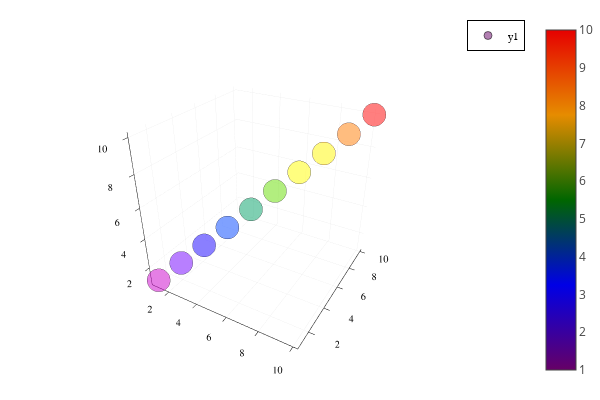

The cell this chart's notebook holds for it:
### Code cell
using Plots
plotlyjs()
scatter(1:10,1:10,1:10,marker_z=1:10,seriescolor=:darkrainbow,alpha=0.5)

### Figure 1 — Plotly figure (JSON) as saved in the notebook; plotly's stock layout.template omitted (floating-point values rounded to 4 significant figures)
{"data": [{"colorbar": {"title": ""}, "legendgroup": "y1", "marker": {"color": "rgba(102, 0, 102, 0.500)", "line": {"color": "rgba(0, 0, 0, 0.500)", "width": 1}, "size": 8, "symbol": "circle"}, "mode": "markers", "name": "y1", "showlegend": true, "type": "scatter3d", "x": [1], "xaxis": "x1", "y": [1], "yaxis": "y1", "z": [1], "zmax": 10, "zmin": 1}, {"colorbar": {"title": ""}, "legendgroup": "y1", "marker": {"color": "rgba(57, 0, 159, 0.500)", "line": {"color": "rgba(0, 0, 0, 0.500)", "width": 1}, "size": 8, "symbol": "circle"}, "mode": "markers", "name": "y1", "showlegend": false, "type": "scatter3d", "x": [2], "xaxis": "x1", "y": [2], "yaxis": "y1", "z": [2], "zmax": 10, "zmin": 1}, {"colorbar": {"title": ""}, "legendgroup": "y1", "marker": {"color": "rgba(11, 0, 215, 0.500)", "line": {"color": "rgba(0, 0, 0, 0.500)", "width": 1}, "size": 8, "symbol": "circle"}, "mode": "markers", "name": "y1", "showlegend": false, "type": "scatter3d", "x": [3], "xaxis": "x1", "y": [3], "yaxis": "y1", "z": [3], "zmax": 10, "zmin": 1}, {"colorbar": {"title": ""}, "legendgroup": "y1", "marker": {"color": "rgba(0, 34, 153, 0.500)", "line": {"color": "rgba(0, 0, 0, 0.500)", "width": 1}, "size": 8, "symbol": "circle"}, "mode": "markers", "name": "y1", "showlegend": false, "type": "scatter3d", "x": [4], "xaxis": "x1", "y": [4], "yaxis": "y1", "z": [4], "zmax": 10, "zmin": 1}, {"colorbar": {"title": ""}, "legendgroup": "y1", "marker": {"color": "rgba(0, 80, 51, 0.500)", "line": {"color": "rgba(0, 0, 0, 0.500)", "width": 1}, "size": 8, "symbol": "circle"}, "mode": "markers", "name": "y1", "showlegend": false, "type": "scatter3d", "x": [5], "xaxis": "x1", "y": [5], "yaxis": "y1", "z": [5], "zmax": 10, "zmin": 1}, {"colorbar": {"title": ""}, "legendgroup": "y1", "marker": {"color": "rgba(51, 111, 0, 0.500)", "line": {"color": "rgba(0, 0, 0, 0.500)", "width": 1}, "size": 8, "symbol": "circle"}, "mode": "markers", "name": "y1", "showlegend": false, "type": "scatter3d", "x": [6], "xaxis": "x1", "y": [6], "yaxis": "y1", "z": [6], "zmax": 10, "zmin": 1}, {"colorbar": {"title": ""}, "legendgroup": "y1", "marker": {"color": "rgba(153, 127, 0, 0.500)", "line": {"color": "rgba(0, 0, 0, 0.500)", "width": 1}, "size": 8, "symbol": "circle"}, "mode": "markers", "name": "y1", "showlegend": false, "type": "scatter3d", "x": [7], "xaxis": "x1", "y": [7], "yaxis": "y1", "z": [7], "zmax": 10, "zmin": 1}, {"colorbar": {"title": ""}, "legendgroup": "y1", "marker": {"color": "rgba(230, 124, 0, 0.500)", "line": {"color": "rgba(0, 0, 0, 0.500)", "width": 1}, "size": 8, "symbol": "circle"}, "mode": "markers", "name": "y1", "showlegend": false, "type": "scatter3d", "x": [8], "xaxis": "x1", "y": [8], "yaxis": "y1", "z": [8], "zmax": 10, "zmin": 1}, {"colorbar": {"title": ""}, "legendgroup": "y1", "marker": {"color": "rgba(230, 62, 0, 0.500)", "line": {"color": "rgba(0, 0, 0, 0.500)", "width": 1}, "size": 8, "symbol": "circle"}, "mode": "markers", "name": "y1", "showlegend": false, "type": "scatter3d", "x": [9], "xaxis": "x1", "y": [9], "yaxis": "y1", "z": [9], "zmax": 10, "zmin": 1}, {"colorbar": {"title": ""}, "legendgroup": "y1", "marker": {"color": "rgba(230, 0, 0, 0.500)", "line": {"color": "rgba(0, 0, 0, 0.500)", "width": 1}, "size": 8, "symbol": "circle"}, "mode": "markers", "name": "y1", "showlegend": false, "type": "scatter3d", "x": [10], "xaxis": "x1", "y": [10], "yaxis": "y1", "z": [10], "zmax": 10, "zmin": 1}, {"colorbar": {"title": ""}, "hoverinfo": "none", "marker": {"cmax": 10, "cmin": 1, "color": [0.5], "colorscale": [[0, "rgba(102, 0, 102, 1.000)"], [0.25, "rgba(0, 0, 230, 1.000)"], [0.5, "rgba(0, 102, 0, 1.000)"], [0.75, "rgba(230, 140, 0, 1.000)"], [1, "rgba(230, 0, 0, 1.000)"]], "opacity": 0, "showscale": true, "size": 0}, "mode": "markers", "name": "y1", "showlegend": false, "type": "scatter3d", "x": [1], "xaxis": "x1", "y": [1], "yaxis": "y1", "z": [1], "zmax": 10, "zmin": 1}], "layout": {"annotations": [], "height": 400, "legend": {"bgcolor": "rgba(255, 255, 255, 1.000)", "bordercolor": "rgba(0, 0, 0, 1.000)", "borderwidth": 1, "font": {"color": "rgba(0, 0, 0, 1.000)", "family": "sans-serif", "size": 11}, "tracegroupgap": 0, "traceorder": "normal", "x": 1, "xanchor": "auto", "y": 1, "yanchor": "auto"}, "margin": {"b": 20, "l": 0, "r": 0, "t": 20}, "paper_bgcolor": "rgba(255, 255, 255, 1.000)", "plot_bgcolor": "rgba(255, 255, 255, 1.000)", "scene": {"camera": {"eye": {"x": 1.126, "y": -1.95, "z": 1.3}}, "xaxis": {"anchor": "y1", "domain": [0.03619, 0.9934], "gridcolor": "rgba(0, 0, 0, 0.100)", "gridwidth": 0.5, "linecolor": "rgba(0, 0, 0, 1.000)", "mirror": false, "range": [0.73, 10.27], "showgrid": true, "showline": true, "showticklabels": true, "tickangle": 0, "tickcolor": "rgb(0, 0, 0)", "tickfont": {"color": "rgba(0, 0, 0, 1.000)", "family": "sans-serif", "size": 11}, "tickmode": "array", "ticks": "inside", "ticktext": ["2", "4", "6", "8", "10"], "tickvals": [2, 4, 6, 8, 10], "title": "", "titlefont": {"color": "rgba(0, 0, 0, 1.000)", "family": "sans-serif", "size": 15}, "type": "-", "visible": true, "zeroline": false, "zerolinecolor": "rgba(0, 0, 0, 1.000)"}, "yaxis": {"anchor": "x1", "domain": [0.03762, 0.9902], "gridcolor": "rgba(0, 0, 0, 0.100)", "gridwidth": 0.5, "linecolor": "rgba(0, 0, 0, 1.000)", "mirror": false, "range": [0.73, 10.27], "showgrid": true, "showline": true, "showticklabels": true, "tickangle": 0, "tickcolor": "rgb(0, 0, 0)", "tickfont": {"color": "rgba(0, 0, 0, 1.000)", "family": "sans-serif", "size": 11}, "tickmode": "array", "ticks": "inside", "ticktext": ["2", "4", "6", "8", "10"], "tickvals": [2, 4, 6, 8, 10], "title": "", "titlefont": {"color": "rgba(0, 0, 0, 1.000)", "family": "sans-serif", "size": 15}, "type": "-", "visible": true, "zeroline": false, "zerolinecolor": "rgba(0, 0, 0, 1.000)"}, "zaxis": {"gridcolor": "rgba(0, 0, 0, 0.100)", "gridwidth": 0.5, "linecolor": "rgba(0, 0, 0, 1.000)", "mirror": false, "range": [0.73, 10.27], "showgrid": true, "showline": true, "showticklabels": true, "tickangle": 0, "tickcolor": "rgb(0, 0, 0)", "tickfont": {"color": "rgba(0, 0, 0, 1.000)", "family": "sans-serif", "size": 11}, "tickmode": "array", "ticks": "inside", "ticktext": ["2", "4", "6", "8", "10"], "tickvals": [2, 4, 6, 8, 10], "title": "", "titlefont": {"color": "rgba(0, 0, 0, 1.000)", "family": "sans-serif", "size": 15}, "type": "-", "visible": true, "zeroline": false, "zerolinecolor": "rgba(0, 0, 0, 1.000)"}}, "showlegend": true, "width": 600}}
